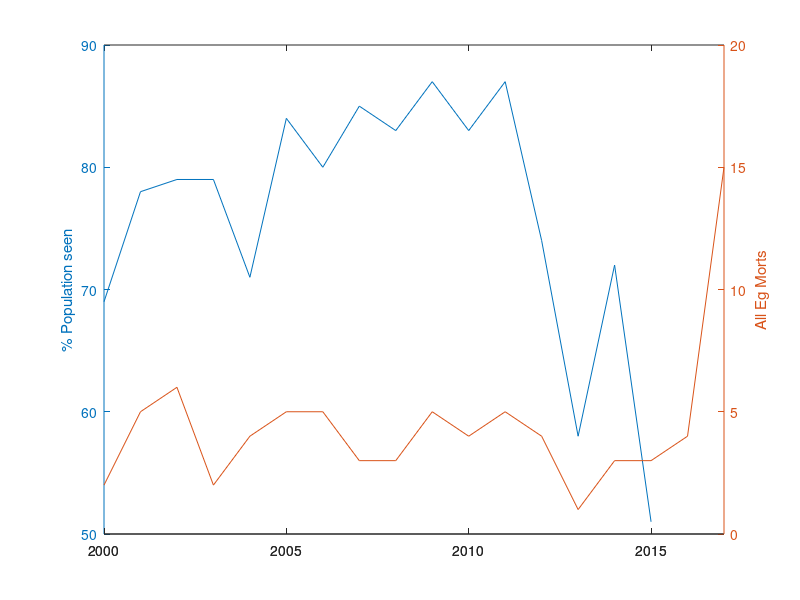

The MATLAB source for this figure: (Note: this script raises an error after producing the figure.)
% NARWC Meeting 2016 - Is the vessel-strike problem solved?
% 11 Oct 2016
warning off

close all; clear all; clc

% year / N sightings / Unique IDs / Presumed alive / Survey effort (1000s
% km) / % Pop seen / All EG Morts / EG EN morts / EG VS Morts / UN morts
data = [2000,3084,236,342,125,69,2,1,0,1;2001,3848,281,360,127,78,5,1,2,2;
    2002,2709,303,383,217,79,6,1,1,3;2003,2401,314,396,180,79,2,0,1,0;
    2004,1804,286,405,259,71,4,1,2,1;2005,3397,352,420,340,84,5,0,2,2;
    2006,2799,344,431,316,80,5,1,4,0;2007,3736,379,445,267,85,3,1,0,1;
    2008,4147,388,466,254,83,3,0,0,0;2009,4634,421,483,246,87,5,0,0,4;
    2010,3221,418,502,263,83,4,3,1,0;2011,3462,435,501,223,87,5,1,1,2;
    2012,2126,370,500,256,74,4,2,0,2;2013,1905,293,500,212,58,1,1,0,0;
    2014,2389,361,495,199,72,3,2,0,1;2015,1766,250,NaN,NaN,51,3,0,0,3;
    2016,NaN,NaN,NaN,NaN,NaN,4,1,1,2;2017,NaN,NaN,NaN,NaN,NaN,15,2,5,9];

%% figure 1: How many dead animals we find vs. live animals we see

cd '/Users/julievanderhoop/Documents/MATLAB/NARWC2016'
load beachedMEAS_subset2016.mat

figure(1);
[AX,H1,H2] = plotyy(data(:,1),data(:,6),data(:,1),data(:,7));
ylabel(AX(2),'All Eg Morts'); ylabel(AX(1),'% Population seen')
% figure(2)
% plot(data(:,6),data(:,7),'o')
% xlabel('Percent of population seen'); ylabel('All Eg Morts')
%
% figure(3)
% plot(data(:,5),data(:,7),'o')
% xlabel('Survey Effort'); ylabel('All Eg Morts')
adjustfigurefont
print('SightingsMorts.png','-dpng','-r300')

%% Mortality vs SI
% Would expect fewer mortalities since rule. Seeing more SI since rule.

MSI = [2000,1,0,0,0;2001,1,0,1,2;2002,2,0,1,1;2003,1,0,0,1;2004,0,0,1,2;...
    2005,0,1,0,2;2006,0,1,1,4;2007,0,0,1,0;2008,1,0,0,0;2009,3,0,0,0;...
    2010,1,0,3,1;2011,5,2,1,1;2012,2,1,2,0;2013,1,0,0,0;2014,7,1,2,0;...
    2015,NaN,NaN,0,0;2016,NaN,NaN,2,1];

figure(4); clf
barh(MSI(:,[4 2]),'stacked') % EN SI and MT
set(gca,'ytick',1:2:2014,'yticklabel',MSI(1:2:end,1)); title('Entanglement')
xlim([0 10]); axis ij
xlabel('Number of Cases')
adjustfigurefont('Helvetica',18)

print('Eg_ENMortSI.png','-dpng','-r300')
%% 
testdata(:,2) = data(:,7)-MSI(:,4); % mortalities other than EN
testdata(:,1) = MSI(:,4); % EN mortalities
testdata(:,3) = MSI(:,2); % EN SI

figure(20); clf
set(gcf,'position',[427   200   1044   473],'paperpositionmode','auto')

bar(data(:,7),'stacked')
ylim([0 11])
set(gca,'xtick',1:2:2014,'xticklabel',MSI(1:2:end,1))

myC= [0 0 0;];
colormap(myC)

adjustfigurefont('Helvetica',18)

% save
print('AllMorts_NARW.png','-dpng','-r300')

%% plot EN Morts
hold on
bar(testdata(:,[1 2]),'stacked')
myC= [0.5 0.5 0.5; 0 0 0;];
colormap(myC)

% save
print('AllMorts_NARW_EN.png','-dpng','-r300')

%% add SI 
bar(testdata,'stacked')
myC= [0.5 0.5 0.5; 0 0 0; 1 1 1];
colormap(myC)

print('AllMorts_NARW_ENSI.png','-dpng','-r300')

PBR = [2000 2009 2010 2011 2012 2013 2014 2015 2016;0 0 0.7 0.8 0.9 0.9 0.9 1 1];
plot(PBR(1,:)-1999,PBR(2,:),'linewidth',2,'color',[204/255 83/255 20/255])

print('AllMorts_NARW_ENSI_PBR.png','-dpng','-r300')
return


%% also plot horizontally
figure(40); clf; hold on
bar(MSI(:,[4 2]),'stacked') % EN SI and MT
set(gca,'xtick',1:2:2014,'xticklabel',MSI(1:2:end,1)); title('Entanglement')
ylim([0 10])
ylabel('Number of Cases')
adjustfigurefont('Helvetica',18)
set(gcf,'position',[427   200   1044   473],'paperpositionmode','auto')

myC= [0 0 0; 0.75 0.75 0.75];
colormap(myC)

PBR = [2000 2009 2010 2011 2012 2013 2014 2015 2016;0 0 0.7 0.8 0.9 0.9 0.9 1 1];
plot(PBR(1,:)-1999,PBR(2,:),'linewidth',2,'color',[0.5 0.5 0.5])

print('Eg_ENMortSI_horizontal.png','-dpng','-r300')

%%
figure(5); clf
barh(MSI(:,[5 3]),'stacked') % VS SI and MT
set(gca,'ytick',1:2:2014,'yticklabel',MSI(1:2:end,1)); title('Vessel Strikes')
xlim([0 10]); axis ij; set(gca,'xdir','reverse','yaxislocation','right')
xlabel('Number of Cases')
adjustfigurefont('Helvetica',18)
print('Eg_VSMortSI.png','-dpng','-r300')


%% datenum/sparklines?
for i = 1:length(MEAS)
    date(:,i) = datenum([MEAS(i,1:3) 0 0 0]);
end

for i = 1:length(MEAS2016)
    date(:,i+934) = datenum([MEAS2016(i,1:3) 0 0 0]);
end

figure(6); clf; hold on
for i = 1:length(MEAS)
    if MEAS(i,5) == 2
    plot([date(i) date(i)],[0 1],'k')
    else if MEAS(i,5) == 1
            plot([date(i) date(i)],[-1 0],'r')
        else plot([date(i) date(i)],[-1 0],'k')
        end
    end
end
for i = 935:length(date)
    plot([date(i) date(i)],[0 1],'k')
end


%% histogram
figure(8); clf; hold on
histogram(VS(other,1),'edgecolor','k','facecolor','k','facealpha',1)
histogram(VS(Egold,1),'edgecolor','k','facecolor',[0.5 0.5 0.5],'facealpha',1)
histogram(MEAS2016(Other,1),'edgecolor','k','facecolor','k','facealpha',1)
histogram(MEAS2016(Eg,1),'edgecolor','k','facecolor',[0.5 0.5 0.5],'facealpha',1)
xlim([1989 2017]); ylim([0 10]); ylabel('Number of Cases')
adjustfigurefont

print('EgOtherTimeline.png','-dpng','-r300')

%% 

histogram(data(:,7))


%% calving data

calf = [2007 23; 2008 23; 2009 39; 2010 19; 2011 22; 2012 7; 2013 20; 2014 11; 2015 17; 2016 14; 2017 3];
figure
plot(calf(:,1),calf(:,2))
return

%% population

pop = [1990	270.96106	4.19907
1991	273.9844	4.19727
1992	282.35004	4.96243
1993	282.31995	3.43512
1994	289.16068	3.05222
1995	293.32843	2.67117
1996	308.9472	2.67176
1997	316.1684	3.05282
1998	314.99326	3.43389
1999	311.90912	3.05224
2000	315.31415	2.28945
2001	333.22357	1.90659
2002	356.09302	3.43512
2003	364.0782	1.5249
2004	375.49847	3.05163
2005	394.9334	1.90782
2006	404.4447	3.05283
2007	418.91843	2.67053
2008	442.9341	1.90782
2009	466.56754	3.43389
2010	481.8046	4.19787
2011	481.01056	4.57894
2012	479.45312	5.72641
2013	475.9879	9.16032
2014	469.85095	9.92307
2015	461.04282	12.21252];

figure(80)
errorbar(pop(:,1),pop(:,2),pop(:,3),'ko','markerfacecolor','k')
xlim([1989 2016]); ylim([200 500])
adjustfigurefont('Helvetica',18)
set(gcf,'position',[427   298   851   375],'paperpositionmode','auto')

 print('NARWPopTrend.png','-dpng','-r300')

%% Compliance data

compliance = [2009,4,57.30000;2010,4.20000,55.500000;
    2011,12.8000,38.3000;2012,23.10000,29.100; 2013,23.70000,26.9000];
figure(8); hold on
plot(compliance(:,1),compliance(:,2)/10)
